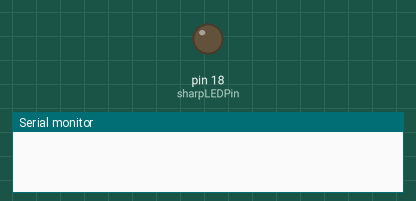
The sketch below on a simulated Arduino Leonardo, built with avr-gcc and run on an emulated ATmega32U4. Shown: output pins drawn as LEDs (lit = HIGH), the last lines printed to the serial monitor.

Above: at 0.1 s.
At 2.1 s:
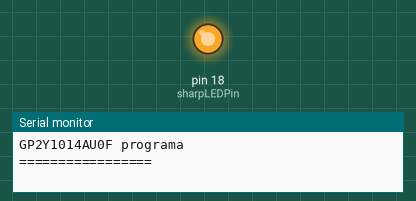
Timing chart, 0 to 42.0 s (numbered marks = the images above):
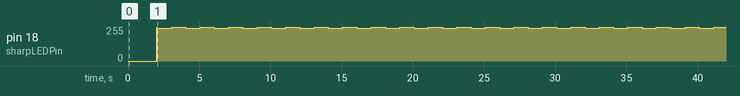

The sketch:

material_particulado.ino
```cpp
/////////////////////////////////////////////////////////////////////////////
// Sharp GP2Y1014AU0F Dust Sensor Demo
//
// Board Connection:
//   GP2Y1014    Arduino
//   V-LED       Between R1 and C1
//   LED-GND     C1 and GND
//   LED         Pin 7
//   S-GND       GND
//   Vo          A5
//   Vcc         5V
//
// Serial monitor setting:
//   9600 baud
/////////////////////////////////////////////////////////////////////////////
// Codigo base de: https://github.com/sharpsensoruser/sharp-sensor-demos/blob/master/sharp_gp2y1014au0f_demo/sharp_gp2y1014au0f_demo.ino
// Codigo modificado por:
// Juan Sebastian Guerrero
// Juan Carlos Rondon
// Andres Leonardo Tarazona
/////////////////////////////////////////////////////////////////////////////
// Definición de pines.

const int sharpLEDPin = 18;   // Arduino digital pin 18 connectado al LED del sensor.
const int sharpVoPin = 15;   // Arduino analog pin 15 connectado al Vo del sensor.

// Para promediar las últimas N lecturas de voltaje bruto.
#define N 100
static unsigned long VoRawTotal = 0;
static int VoRawCount = 0;


// Configure el voltaje de salida típico en voltios cuando no haya polvo.
static float Voc = 0.6;

// Use la sensibilidad típica en unidades de V por 100ug/m3.
const float K = 0.5;

/////////////////////////////////////////////////////////////////////////////
// Funciones auxiliares para imprimir un valor de datos en el monitor serie.
void printValue(String text, unsigned int value, bool isLast = false) {
  Serial.print(text);
  Serial.print("=");
  Serial.print(value);
  if (!isLast) {
    Serial.print(", ");
  }
}


void printFValue(String text, float value, String units, bool isLast = false) {
  Serial.print(text);
  Serial.print("=");
  Serial.print(value);
  Serial.print(units);
  if (!isLast) {
    Serial.print(", ");
  }
}

////////////////////////////////////////////////////////////////////////////
// Función de trabajo del sensor
float LeerSensorMaterialParticulado(){
  //int N = 100;
    VoRawCount = 0;
    VoRawTotal = 0;
  while ( VoRawCount < N){ // mientras que no complete las muestras
    // Encienda el LED del sensor de polvo configurando el pin digital como LOW.
    digitalWrite(sharpLEDPin, LOW);

    // Espere 0,28 ms antes de tomar una lectura del voltaje de salida según las especificaciones.
    delayMicroseconds(280);

    // Registre el voltaje de salida. Esta operación tarda alrededor de 100 microsegundos.
    int VoRaw = analogRead(sharpVoPin);

    // Apague el LED del sensor de polvo configurando el pin digital HIGH.
    digitalWrite(sharpLEDPin, HIGH);

    // Espere el resto del ciclo de 10 ms => 10000 - 280 - 100 = 9620 microsegundos.
    delayMicroseconds(9620);
    // Imprime el valor de voltaje sin procesar (número de 0 a 1023), mediante la función Print Value
    //#ifdef PRINT_RAW_DATA
    //printValue("VoRaw", VoRaw, true);
    //Serial.println("");
    //#endif

    VoRawTotal += VoRaw;
    VoRawCount++;

  }

  float Vo = 1.0 * VoRawTotal / N;
  // Calcule el voltaje de salida en voltios.
  Vo = Vo / 1024.0 * 5.0;

  printFValue("Vo", Vo*1000.0, "mV");

  // Convertir a Densidad de Polvo en unidades de ug/m3.
  float dV = Vo - Voc;
  if ( dV < 0 ) {
    dV = 0;
    Voc = Vo;
  }
  // imprime la densidad de polvo mediante la función printFvalue
  float dustDensity = dV / K * 100.0;
  printFValue("DustDensity", dustDensity, "ug/m3", true);
  Serial.println("");
  return dustDensity;
}


/////////////////////////////////////////////////////////////////////////////

// Función setup.
void setup() {
  // Establecer el pin LED como salida.
  pinMode(sharpLEDPin, OUTPUT);

  // Inicie el puerto serie de hardware para el monitor serie.
  Serial.begin(9600);

  // Espere dos segundos para el inicio.
  delay(2000);
  Serial.println("");
  Serial.println("GP2Y1014AU0F programa");
  Serial.println("=================");
}

// Función loop
void loop() {
  // Función paa el proceso del sensor de polvo

  float MaterialParticulado = LeerSensorMaterialParticulado(); //tiempo de ejecucion de 1 seg (N*10 ms)
  delay(1000);
} // END PROGRAM
```
